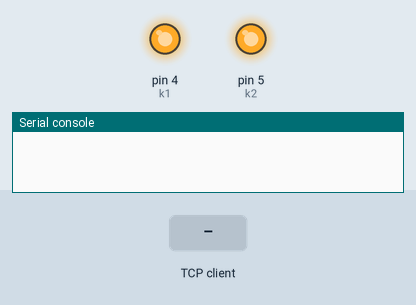
Bench run of a program on a simulated MicroPython board. Shown: output pins drawn as LEDs (lit = HIGH), the last lines printed to the serial console. The test bench sets the inputs (shaded band). One TCP client connects 1 s after the port opens and stays connected.

Above: at 1.2 s.
1.3 s: the TCP client sends "1"
At 2.1 s:
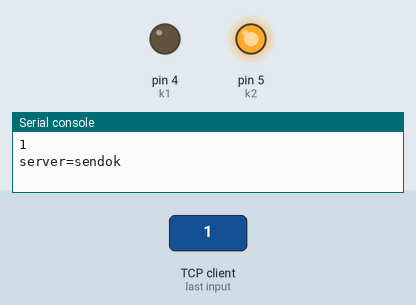
Timing chart, 0 to 4.3 s (numbered marks = the images above; inputs shaded):
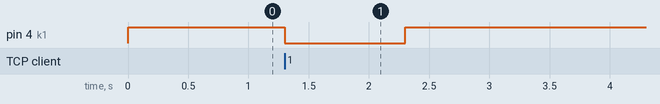

Measured:
- after the input at 1.3 s, pin 4 (k1): HIGH → LOW at once, → HIGH 1.0 s later

The program:

__202.py
```python
try:
	import usocket as socket
except:
	import socket
import time
import network
ap_if = network.WLAN(network.AP_IF)		#配置AP方式 设置一次就行
ap_if.config(essid='<AP_NAME>',authmode=network.AUTH_WPA_WPA2_PSK, password='12345678')
from machine import Pin
k1=Pin(4,Pin.OUT)
k2=Pin(5,Pin.OUT)
k1.value(1)
k2.value(1)

while True:
	s = socket.socket()			#创建并监听服务器
	addr = socket.getaddrinfo("0.0.0.0", 8080)[0][-1]
	s.setsockopt(socket.SOL_SOCKET, socket.SO_REUSEADDR, 1)
	s.bind(addr)
	s.listen(1)
	res = s.accept()			#接受链接
	client_s = res[0]
	while True:
		req = client_s.recv(4096)	#数值为最大接收数，累加方式，如果满了连接将堵塞强制断开
		client_s.send("ok")			#发送数据
		print(int(req))
		print('server=sendok')
		if(int(req)==1):
			k1.value(0)
			time.sleep_ms(1000)
			k1.value(1)
			print("open")
		if(int(req)==2):
			k2.value(0)
			time.sleep_ms(1000)
			k2.value(1)
			print("close")

	s.close()					#关闭链接
	time.sleep(1)
```
